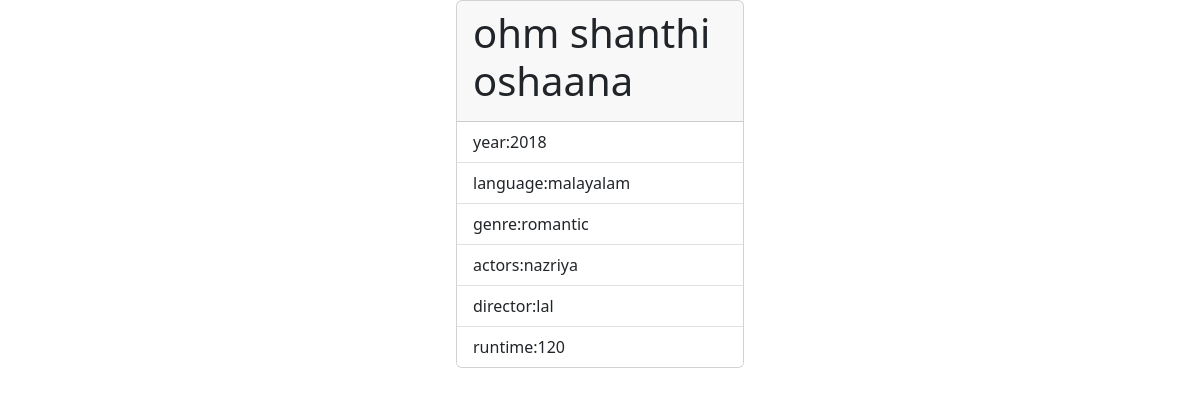
The app's page /movies/7/ with its own data.
### myapp/models.py (models this page shows, shortened)
class Movie(models.Model):
    name=models.CharField(max_length=200,unique=True)
    language=models.CharField(max_length=200)
    runtime=models.PositiveIntegerField()
    genre=models.CharField(max_length=200)
    director=models.CharField(max_length=200)
    year=models.PositiveIntegerField()
    actors=models.CharField(max_length=200)

### myapp/views.py (the view)
# urls.py: path('movies/<int:pk>/',views.MovieDetailView.as_view(),name="movie-detail"),
class MovieDetailView(View):
    def get(self,request,*args,**kwargs):
        id=kwargs.get("pk")
        qs=Movie.objects.get(id=id)
        return render(request,"movie_detail.html",{"data":qs})

### myapp/templates/movie_detail.html (shortened to what this page needs)
<!DOCTYPE html>
<html lang="en">
<head>
    <link href="https://cdn.jsdelivr.net/npm/bootstrap@5.3.2/dist/css/bootstrap.min.css" rel="stylesheet">
</head>
<body>
    <div class="container d-flex justify-content-center">
        <div class="card" style="width: 18rem;">
            <div class="card-header">
            <h1>{{data.name}}</h1>
            </div>
            <ul class="list-group list-group-flush">
              <li class="list-group-item">year:{{data.year}}</li>
              <li class="list-group-item">language:{{data.language}}</li>
              <li class="list-group-item">genre:{{data.genre}}</li>
              <li class="list-group-item">actors:{{data.actors}}</li>
              <li class="list-group-item">director:{{data.director}}</li>
              <li class="list-group-item">runtime:{{data.runtime}}</li>
            </ul>
          </div>
    </div>
</body>
</html>

### records on screen
Movie: name "ohm shanthi oshaana", year "2018", language "malayalam", genre "romantic", actors "nazriya", director "lal", runtime "120"
